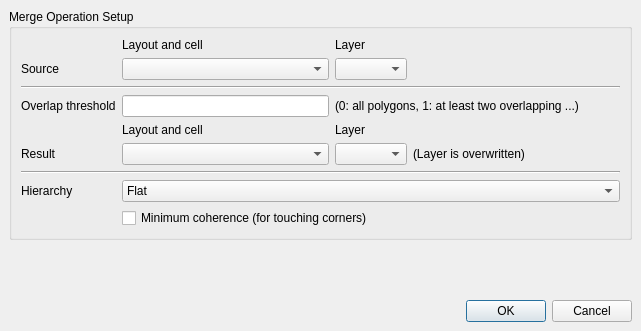
<ui version="4.0" >
 <class>MergeOptionsDialog</class>
 <widget class="QDialog" name="MergeOptionsDialog" >
  <property name="geometry" >
   <rect>
    <x>0</x>
    <y>0</y>
    <width>641</width>
    <height>331</height>
   </rect>
  </property>
  <property name="windowTitle" >
   <string>Merge Operation</string>
  </property>
  <layout class="QVBoxLayout" >
   <property name="spacing" >
    <number>6</number>
   </property>
   <property name="margin" >
    <number>9</number>
   </property>
   <item>
    <widget class="QGroupBox" name="groupBox" >
     <property name="title" >
      <string>Merge Operation Setup</string>
     </property>
     <layout class="QGridLayout" >
      <property name="margin" >
       <number>9</number>
      </property>
      <property name="spacing" >
       <number>6</number>
      </property>
      <item row="7" column="1" colspan="3" >
       <widget class="QComboBox" name="hier_mode_cbx" >
        <item>
         <property name="text" >
          <string>Flat</string>
         </property>
        </item>
        <item>
         <property name="text" >
          <string>Top cell only</string>
         </property>
        </item>
        <item>
         <property name="text" >
          <string>Individually for current and subcells (semi hierarchical)</string>
         </property>
        </item>
       </widget>
      </item>
      <item row="5" column="3" >
       <widget class="QLabel" name="label_10" >
        <property name="text" >
         <string>(Layer is overwritten)</string>
        </property>
       </widget>
      </item>
      <item row="4" column="2" >
       <widget class="QLabel" name="label_8" >
        <property name="text" >
         <string>Layer</string>
        </property>
       </widget>
      </item>
      <item row="5" column="1" >
       <widget class="lay::CellViewSelectionComboBox" name="cvr_cbx" />
      </item>
      <item row="3" column="1" >
       <widget class="QLineEdit" name="threshold_le" />
      </item>
      <item row="6" column="0" colspan="4" >
       <widget class="Line" name="line_2" >
        <property name="orientation" >
         <enum>Qt::Horizontal</enum>
        </property>
       </widget>
      </item>
      <item row="7" column="0" >
       <widget class="QLabel" name="label_7" >
        <property name="text" >
         <string>Hierarchy</string>
        </property>
       </widget>
      </item>
      <item row="1" column="1" >
       <widget class="lay::CellViewSelectionComboBox" name="cv_cbx" />
      </item>
      <item row="5" column="0" >
       <widget class="QLabel" name="label_3" >
        <property name="text" >
         <string>Result</string>
        </property>
       </widget>
      </item>
      <item row="1" column="0" >
       <widget class="QLabel" name="label" >
        <property name="text" >
         <string>Source</string>
        </property>
       </widget>
      </item>
      <item row="0" column="2" >
       <widget class="QLabel" name="label_6" >
        <property name="text" >
         <string>Layer</string>
        </property>
       </widget>
      </item>
      <item row="2" column="0" colspan="4" >
       <widget class="Line" name="line" >
        <property name="orientation" >
         <enum>Qt::Horizontal</enum>
        </property>
       </widget>
      </item>
      <item row="8" column="1" colspan="3" >
       <widget class="QCheckBox" name="min_coherence_cb" >
        <property name="text" >
         <string>Minimum coherence (for touching corners)</string>
        </property>
       </widget>
      </item>
      <item row="1" column="3" >
       <spacer>
        <property name="orientation" >
         <enum>Qt::Horizontal</enum>
        </property>
        <property name="sizeHint" stdset="0" >
         <size>
          <width>40</width>
          <height>20</height>
         </size>
        </property>
       </spacer>
      </item>
      <item row="1" column="2" >
       <widget class="lay::LayerSelectionComboBox" name="layer_cbx" />
      </item>
      <item row="5" column="2" >
       <widget class="lay::LayerSelectionComboBox" name="layerr_cbx" />
      </item>
      <item row="3" column="2" colspan="2" >
       <widget class="QLabel" name="label_2" >
        <property name="text" >
         <string>(0: all polygons, 1: at least two overlapping ...)</string>
        </property>
       </widget>
      </item>
      <item row="0" column="1" >
       <widget class="QLabel" name="label_5" >
        <property name="text" >
         <string>Layout and cell</string>
        </property>
       </widget>
      </item>
      <item row="4" column="1" >
       <widget class="QLabel" name="label_9" >
        <property name="text" >
         <string>Layout and cell</string>
        </property>
       </widget>
      </item>
      <item row="3" column="0" >
       <widget class="QLabel" name="label_4" >
        <property name="text" >
         <string>Overlap threshold</string>
        </property>
       </widget>
      </item>
     </layout>
    </widget>
   </item>
   <item>
    <spacer>
     <property name="orientation" >
      <enum>Qt::Vertical</enum>
     </property>
     <property name="sizeHint" stdset="0" >
      <size>
       <width>506</width>
       <height>51</height>
      </size>
     </property>
    </spacer>
   </item>
   <item>
    <widget class="QDialogButtonBox" name="buttonBox" >
     <property name="orientation" >
      <enum>Qt::Horizontal</enum>
     </property>
     <property name="standardButtons" >
      <set>QDialogButtonBox::Cancel|QDialogButtonBox::Ok</set>
     </property>
    </widget>
   </item>
  </layout>
 </widget>
 <customwidgets>
  <customwidget>
   <class>lay::CellViewSelectionComboBox</class>
   <extends>QComboBox</extends>
   <header>layWidgets.h</header>
  </customwidget>
  <customwidget>
   <class>lay::LayerSelectionComboBox</class>
   <extends>QComboBox</extends>
   <header>layWidgets.h</header>
  </customwidget>
 </customwidgets>
 <resources/>
 <connections>
  <connection>
   <sender>buttonBox</sender>
   <signal>accepted()</signal>
   <receiver>MergeOptionsDialog</receiver>
   <slot>accept()</slot>
   <hints>
    <hint type="sourcelabel" >
     <x>248</x>
     <y>254</y>
    </hint>
    <hint type="destinationlabel" >
     <x>157</x>
     <y>274</y>
    </hint>
   </hints>
  </connection>
  <connection>
   <sender>buttonBox</sender>
   <signal>rejected()</signal>
   <receiver>MergeOptionsDialog</receiver>
   <slot>reject()</slot>
   <hints>
    <hint type="sourcelabel" >
     <x>316</x>
     <y>260</y>
    </hint>
    <hint type="destinationlabel" >
     <x>286</x>
     <y>274</y>
    </hint>
   </hints>
  </connection>
 </connections>
</ui>
